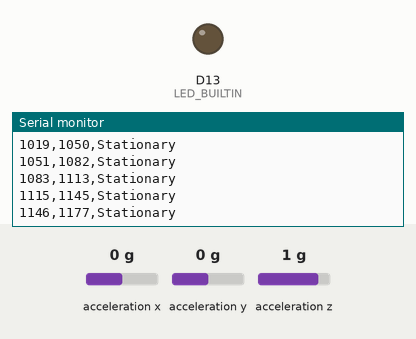
The program below on a simulated Arduino Nano 33 IoT. Shown: output pins drawn as LEDs (lit = HIGH), the last lines printed to the serial monitor. The test bench sets the inputs (shaded band); at power-on: acceleration y 0 g, acceleration z 1 g, acceleration x 0 g.

Above: at 1.2 s.
1.3 s: acceleration y set to 0.2 g
At 1.9 s:
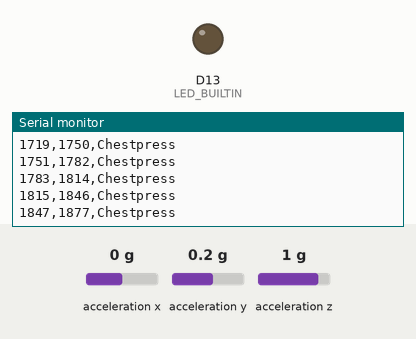
2.8 s: acceleration z set to 0.2 g
At 3.7 s:
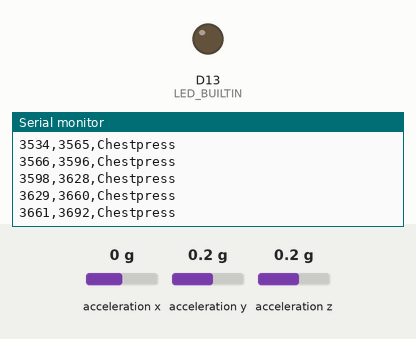
4.3 s: acceleration z set to -0.1 g
At 5.4 s:
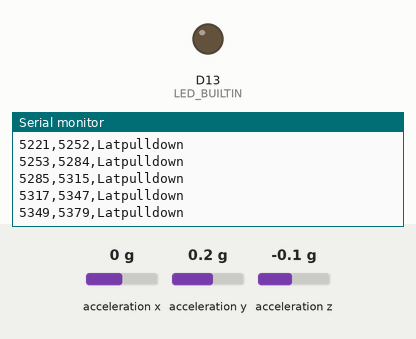

Measured:
- the behaviour switches between 0 and 0.1 g on acceleration y (found by bisection; images 0 and 1)
- the behaviour switches between 0.1 and 0 g on acceleration z (found by bisection; images 2 and 3)

The program:

main.cpp
```cpp
// (licence header left out)
#include <Arduino.h>
#include <Arduino_LSM6DS3.h>
#include <math.h>
#include <stdio.h>
#include <stdbool.h>
#include "features.h"

#define BLOCK_SIZE 100
#define NUMBER_OF_COEFS 8

float x, y, z;
float acceleration_mg[3] = {0};
float x_buffer[BLOCK_SIZE] = {0};
float y_buffer[BLOCK_SIZE] = {0};
float z_buffer[BLOCK_SIZE] = {0};
float fir_x[8] = {0};
float fir_y[8] = {0};
float fir_z[8] = {0};

float coefs[8] = {0.020179930612355165, 0.06489483637184779, 0.16638970522168856, 0.24853552779410845, 0.24853552779410845, 0.16638970522168856, 0.06489483637184779, 0.020179930612355165};

uint32_t ms1 = 0;
uint32_t ms2 = 0;

typedef enum
{
    Bicepcurl = 0,
    Chestpress = 1,
    Latpulldown = 2,
    Stationary = 3,
} dtc_t;

/*
 * \brief Decision tree classifier
 *
 * Decision tree classifier based on the following input characteristics:
 *   BLOCK_SIZE: 100
 *   BLOCK_TYPE: BLOCK
 *
 * \return dtc_t
 *   0  Bicepcurl
 *   1  Chestpress
 *   2  Latpulldown
 *   3  Stationary
 */
dtc_t dtc(const float y_out_fir_rescale_max, const float z_out_fir_rescale_max)
{
    dtc_t ret;

    if (y_out_fir_rescale_max <= 0.014531f)
    {
        ret = Stationary;
    }
    else // y_out_fir_rescale_max > 0.014531f
    {
        if (z_out_fir_rescale_max <= 0.788158f)
        {
            if (y_out_fir_rescale_max <= 0.945533f)
            {
                ret = Bicepcurl;
            }
            else // y_out_fir_rescale_max > 0.945533f
            {
                ret = Latpulldown;
            }
        }
        else // z_out_fir_rescale_max > 0.788158f
        {
            ret = Chestpress;
        }
    }

    return ret;
}

float fir(const float data, const float *coefs, float *x, const uint32_t n)
{
    float y = 0.0f;

    // Shift the data samples and calculate its contribution
    for (int i = (n - 1); i > 0; --i)
    {
        x[i] = x[i - 1];
        y = y + (coefs[i] * x[i]);
    }

    // Add new data sample and calculate its contribution
    x[0] = data;
    y = y + (coefs[0] * x[0]);

    return y;
}

float normalize(float value, float min_val, float max_val)
{
    return (value - min_val) / (max_val - min_val);
}

float max(float *data, const uint32_t n)
{
    float max = data[0];

    for(uint32_t i=1; i<n; ++i)
    {
        max = (data[i] > max) ? data[i] : max;
    }

    return max;
}


void setup()
{
    pinMode(LED_BUILTIN, OUTPUT);
    digitalWrite(LED_BUILTIN, HIGH);
    Serial.begin(115200);
    // delay(1000);
    while (!Serial)
        ;
    Serial.println("Initializing sensors\n");

    if (!IMU.begin())
    {
        Serial.println("Failed to initialize IMU!\n");
        while (1)
            ;
    }
    Serial.print("Accelerometer sample rate ");
    Serial.print(IMU.accelerationSampleRate());
    Serial.println(" Hz");
    digitalWrite(LED_BUILTIN, LOW);
}

void loop()
{
    if (IMU.accelerationAvailable())
    {
        // Set initial timestamp
        ms1 = millis();
        IMU.readAcceleration(x, y, z);
        for(int i = 0; i<=BLOCK_SIZE; i++){
          IMU.readAcceleration(x, y, z);
          x_buffer[i] = x * 1000.0;
          y_buffer[i] = y * 1000.0;
          z_buffer[i] = z * 1000.0;

          x_buffer[i] = fir(x_buffer[i], coefs, fir_x, NUMBER_OF_COEFS);
          y_buffer[i] = fir(y_buffer[i], coefs, fir_y, NUMBER_OF_COEFS);
          z_buffer[i] = fir(z_buffer[i], coefs, fir_z, NUMBER_OF_COEFS);

          float y_result = max(y_buffer,BLOCK_SIZE);
          float z_result = max(z_buffer,BLOCK_SIZE);

          x_buffer[i] = normalize(x_buffer[i],-1,1);
          y_result = normalize(y_result,-1,1);
          z_result = normalize(z_result,-1,1);
        }

        float y_result = max(y_buffer,BLOCK_SIZE);
        float z_result = max(z_buffer,BLOCK_SIZE);
        // peak_to_peak(y_buffer,BLOCK_SIZE);
        // peak_to_peak(z_buffer,BLOCK_SIZE);

        int label = dtc(y_result,z_result);

        char* label_str;
        // Usethecalculated label forfurther processing
        if(label == 0)
        {
          label_str="Bicepcurl";
        }
        else if(label == 1)
        {
          label_str="Chestpress";
        }
        else if(label == 2)
        {
          label_str="Latpulldown";
        }
        else if(label == 3)
        {
          label_str="Stationary";
        }

       // Set final timestamp
      ms2 = millis();
      // Print duration and label
    Serial.print(ms1);
    Serial.print(',');
    Serial.print(ms2);
    Serial.print(',');
    Serial.println(label_str);

        // TODO Implement filter functions as required by the application. FIR FILTER IMPLEMENTEREN

        // TODO Implement normalization functions as required by the
        //      application.    NORMALIZATION IMPLEMENTEREN

        // TODO Finish this example by designing an ML model and implement the
        //      generated C code. PEAK TO PEAK AND MAX
    }
}
```

dtc_model.c
```cpp
typedef enum
{
    Bicepcurl = 0,
    Chestpress = 1,
    Latpulldown = 2,
    Stationary = 3,
}dtc_t;

/*
 * \brief Decision tree classifier
 *
 * Decision tree classifier based on the following input characteristics:
 *   BLOCK_SIZE: 100
 *   BLOCK_TYPE: BLOCK
 *
 * \return dtc_t
 *   0  Bicepcurl
 *   1  Chestpress
 *   2  Latpulldown
 *   3  Stationary
 */
dtc_t dtc(const float y_out_fir_rescale_max, const float z_out_fir_rescale_max)
{
    dtc_t ret;

    if(y_out_fir_rescale_max <= 0.014531f)
    {
         ret = Stationary;
    }
    else // y_out_fir_rescale_max > 0.014531f
    {
        if(z_out_fir_rescale_max <= 0.788158f)
        {
            if(y_out_fir_rescale_max <= 0.945533f)
            {
                 ret = Bicepcurl;
            }
            else // y_out_fir_rescale_max > 0.945533f
            {
                 ret = Latpulldown;
            }
        }
        else // z_out_fir_rescale_max > 0.788158f
        {
             ret = Chestpress;
        }
    }

    return ret;
}
```

features.h
```cpp
// (licence header left out)
#ifdef __cplusplus
extern "C" {
#endif

/// Include guard to prevent recursive inclusion
#ifndef _FEATURES_H_
#define _FEATURES_H_

#include <stdint.h>

// Functions are documented in the source file

float mean(float *data, const uint32_t n);
float variance(float *data, const uint32_t n);
float energy(float *data, const uint32_t n);
float peak_to_peak(float *data, const uint32_t n);

#endif // _FEATURES_H_

#ifdef __cplusplus
}
#endif
```
